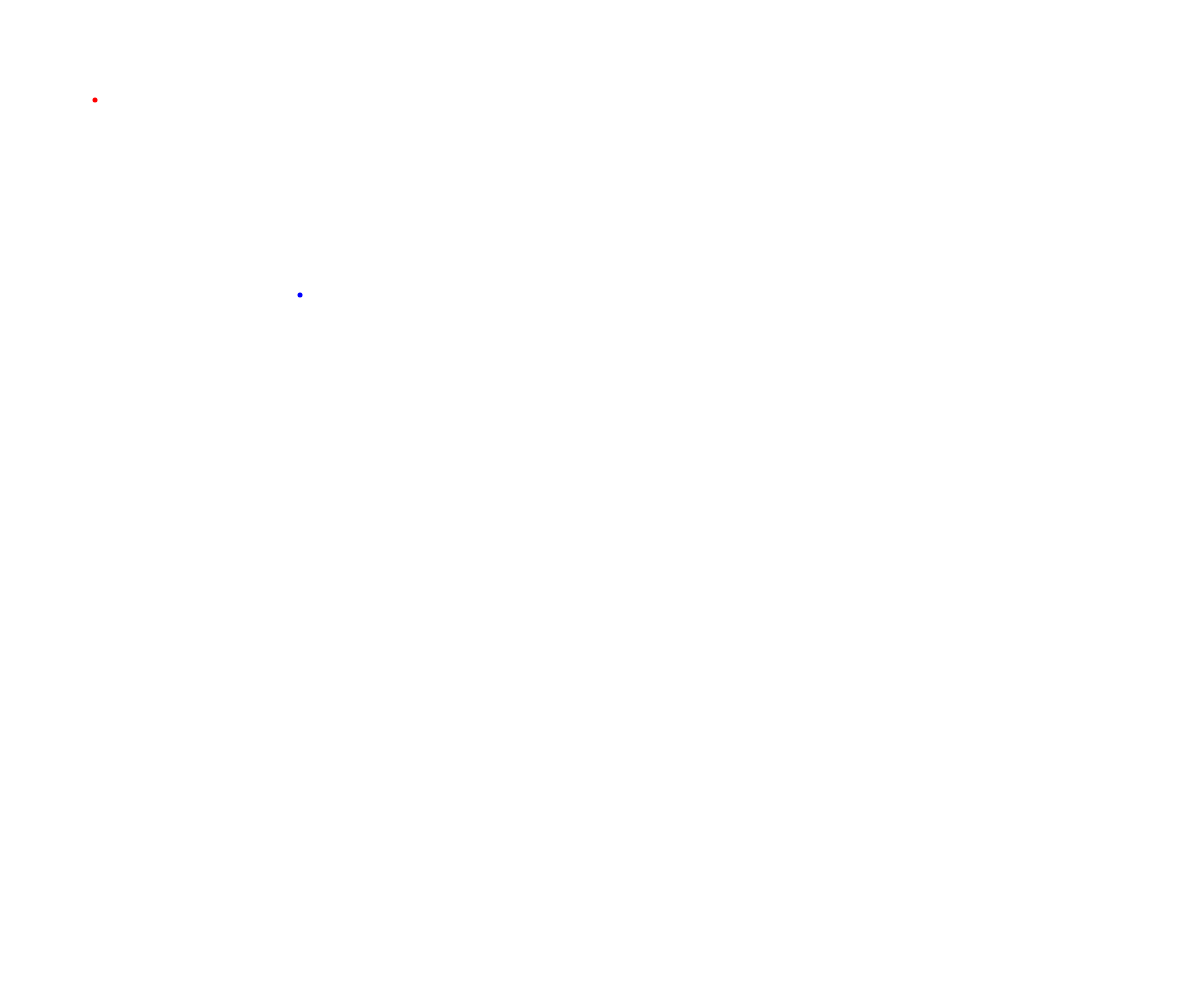
Frame 1 (no input)
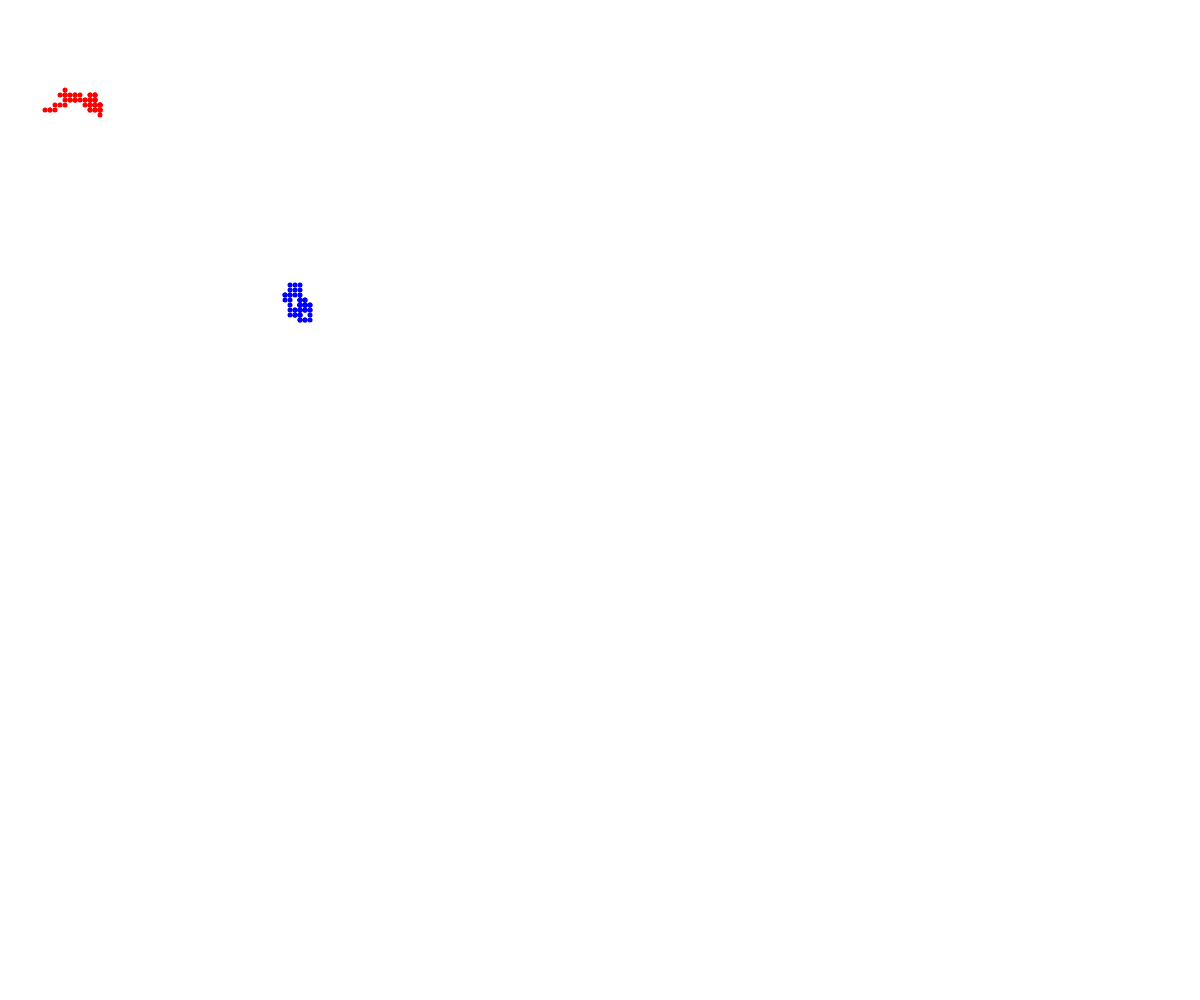
Frame 60 (no input)
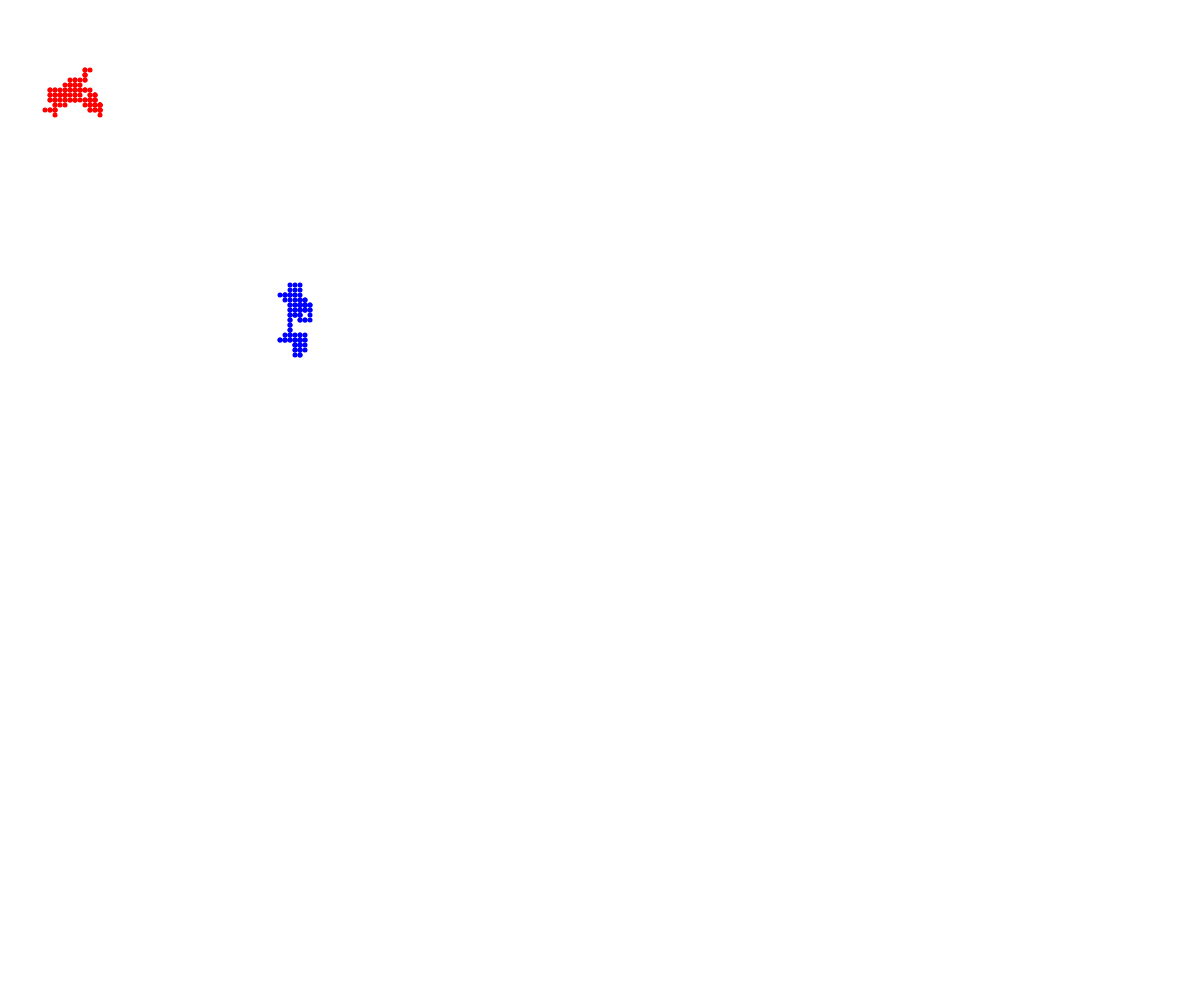
Frame 120 (the mouse pressed at the canvas centre since frame 60)

The p5.js sketch that drew these frames (run headless with seeded random() and noise() and a simulated clock; from frame 60 on, the mouse is pressed at the canvas centre):

// p5.js sketch
// ── sketch.js
// OOP walker

class Walker {
  constructor(x, y, color) {
    this.x = x;
    this.y = y;
    this.color = color;
    this.speed = 5;
    this.size = 5;
  }

  display() {
    noStroke();
    fill(this.color);
    circle(this.x, this.y, this.size);
  }

  move() {
    let choice = random(100);
    if (choice < 25) {
      this.y -= this.speed;
    }
    else
    if (choice < 50) {
      this.y += this.speed;
    }
    else
    if (choice < 75) {
      this.x -= this.speed;
    }
    else {
      this.x += this.speed;
    }

  }
  
  

}

let kevin;
let wasi;

function setup() {
  createCanvas(windowWidth, windowHeight);
  kevin = new Walker(100, 100, "red");
  wasi = new Walker(300, 300, "blue");
}

function draw() {

  kevin.move();
  wasi.move();
  
  kevin.display();
  wasi.display();

}
